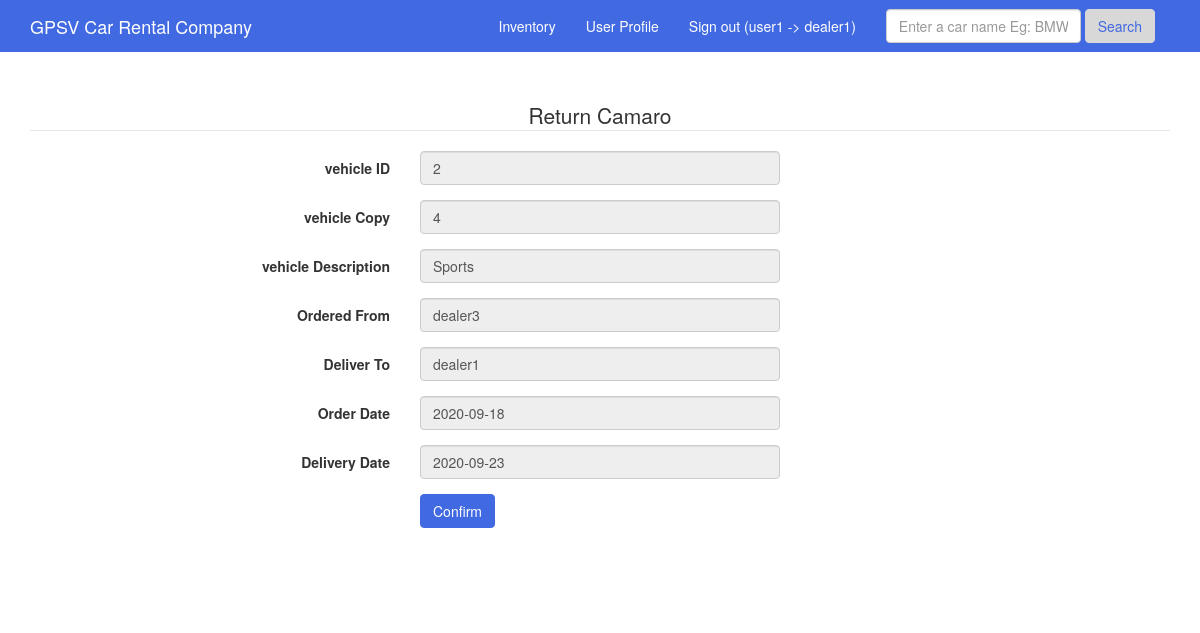
The app's page /lend/2/4/ (signed in) with its own data.
### tables this page shows
CREATE TABLE "vehicle" (
	"vehicle_id"	integer PRIMARY KEY AUTOINCREMENT,
	"vehicle_name"	varchar,
	"vehicle_type"	varchar,
	"number_copies"	varchar
);

CREATE TABLE inventory(
	dealer_id varchar,
	vehicle_id int,
	vehicle_copy int,
    curr_location int,
	primary key(vehicle_id, vehicle_copy)
    -- foreign key(dealer_id) references dealer(dealer_id),
    -- foreign key(vehicle_id) references vehicle(vehicle_id)
);

### main.py (the view)
@app.route('/lend/<vehicle_id>/<vehicle_copy>/')
def lend(vehicle_id=None, vehicle_copy=None):
    todays_date = time  # .strftime("%Y-%m-%d")
    todays_date_long = datetime.datetime.today().date()
    date = datetime.datetime.today().date()
    delivery_date = todays_date_long + datetime.timedelta(days=5)
    if vehicle_id and vehicle_copy:
        query = ''' select d.vehicle_name, i.vehicle_copy, d.vehicle_type, i.curr_location, i.vehicle_id, i.dealer_id
            from inventory as i
            inner join vehicle as d
            on i.vehicle_id = d.vehicle_id
            where i.vehicle_id   = (?)
              and i.vehicle_copy = (?)
            '''
        cur = g.db.execute(query, [vehicle_id, vehicle_copy])
        rows = [dict(vehicle_name=row[0], vehicle_copy=row[1], vehicle_desc=row[2],
                     curr_location=row[3], vehicle_id=row[4], dealer_id=row[5]) for row in cur.fetchall()]
        rows[0]['deliver_to'] = session['dealer_id']
        rows[0]['order_date'] = todays_date_long
        rows[0]['delivery_date'] = delivery_date
    else:
        pass
    return render_template('confirm_lend.html', context=rows)

### main.py (called while the page is built)
@app.before_request
def before_request():
    g.db = connect_db()

@app.teardown_request
def teardown_request(exception):
    db = getattr(g, 'db', None)
    if db is not None:
        db.close()

def connect_db():
    return sqlite3.connect(app.config['DATABASE'])

### templates/confirm_lend.html
{% extends "layout.html" %} {% block body %}
<div class="jumbotron">
    <div class="container">
        <form class="form-horizontal" action="{{ url_for('confirm_lend') }}" method="post">
            <fieldset>
                <legend>Return {{ context[0]['vehicle_name'] }}</legend>
                <div class="form-group">
                    <label class="col-md-4 control-label" for="vehicle_id">vehicle ID</label>
                    <div class="col-md-4">
                        <input id="vehicle_id" name="vehicle_id" type="text" class="form-control input-md" value="{{ context[0]['vehicle_id'] }}" readonly>
                    </div>
                </div>
                <div class="form-group">
                    <label class="col-md-4 control-label" for="vehicle_copy">vehicle Copy</label>
                    <div class="col-md-4">
                        <input id="vehicle_copy" name="vehicle_copy" type="text" class="form-control input-md" value="{{ context[0]['vehicle_copy'] }}" readonly>
                    </div>
                </div>
                <div class="form-group">
                    <label class="col-md-4 control-label" for="vehicle_desc">vehicle Description</label>
                    <div class="col-md-4">
                        <input id="vehicle_desc" name="vehicle_desc" type="text" class="form-control input-md" value="{{ context[0]['vehicle_desc'] }}" readonly>
                    </div>
                </div>
                <div class="form-group">
                    <label class="col-md-4 control-label" for="from_dealer">Ordered From</label>
                    <div class="col-md-4">
                        <input id="from_dealer" name="from_dealer" type="text" class="form-control input-md" value="{{ context[0]['dealer_id'] }}" readonly>
                    </div>
                </div>
                <div class="form-group">
                    <label class="col-md-4 control-label" for="to_dealer">Deliver To</label>
                    <div class="col-md-4">
                        <input id="to_dealer" name="to_dealer" " type="text " class="form-control input-md " value="{{ context[0][ 'deliver_to'] }} " readonly>
        </div>
        </div>
        <div class="form-group ">
        <label class="col-md-4 control-label " for="order_date">Order Date</label>
        <div class="col-md-4 ">
        <input id="order_date" name="order_date" type="text" class="form-control input-md" value="{{ context[0][ 'order_date'] }}" readonly>
        </div>
        </div>
        <div class="form-group ">
        <label class="col-md-4 control-label " for="delivery_date">Delivery Date</label>
        <div class="col-md-4 ">
        <input id="delivery_date" name="delivery_date" type="text" class="form-control input-md" value="{{ context[0][ 'delivery_date'] }}" readonly>
        </div>
        </div>
        <div class="form-group ">
        <label class="col-md-4 control-label " for="return "></label>
        <div class="col-md-4 ">
            <button id="return " name="return " class="btn btn-primary ">Confirm</button>
        </div>
        </div>
        </fieldset>
        </form>
    </div>
</div>
{% endblock %}

### static/css/custom.css (style rules this page uses)
.btn-primary { color: #fff; background-color: royalblue; border-color: royalblue; }
html { height: 100%; }
body { height: 100%; }
.jumbotron { background-color: #FFF; }
legend { text-align: center; }

### records on screen
vehicle: vehicle_name "Camaro", vehicle_desc "Sports"
inventory: vehicle_id "2", vehicle_copy "4", from_dealer "dealer3"

### other values on screen
{{ session['user_id'] }} "user1"
{{ session['dealer_id'] }} "dealer1"
